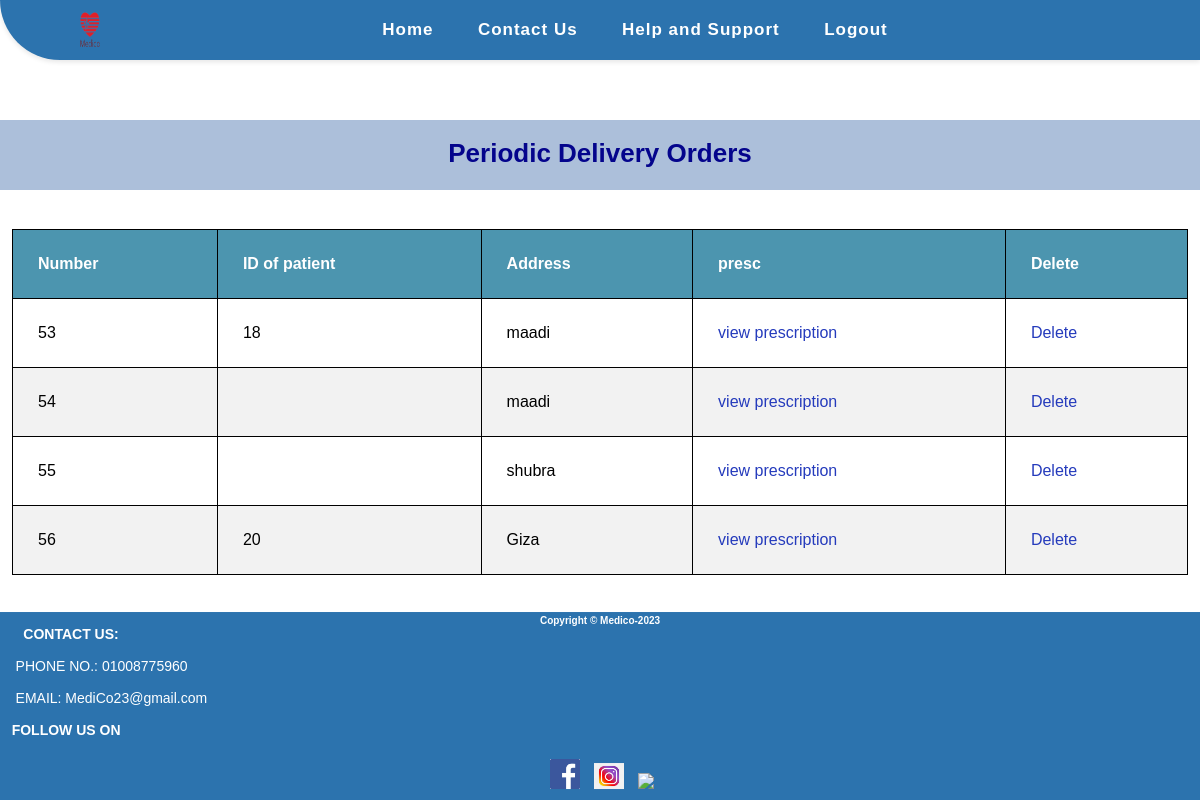
Page /pharmacy/pdm.php (signed in) on the committed database.
### tables this page shows
CREATE TABLE `images` (
  `id` int(11) NOT NULL,
  `patient_id` int(11) DEFAULT NULL,
  `d_id` int(11) DEFAULT NULL,
  `patient_address` varchar(255) NOT NULL,
  `date_of_order` date NOT NULL,
  `time_of_order` time NOT NULL,
  `image` mediumtext NOT NULL,
  `activity` varchar(255) NOT NULL,
  `order_cd` varchar(255) NOT NULL
);

### pharmacy/pdm.php (the view, shortened to what this page needs)
<?php
include "../shared/conn.php";
if (isset($_SESSION['pharmacy'])) {
    $select = "SELECT * FROM `images`
WHERE order_cd = 'yes'";
    $sel = mysqli_query($connect , $select);
?>
<!DOCTYPE html>
<html lang="en">
<head>
    <link rel="stylesheet" href="../CSS/footer.css">
    <link rel="stylesheet" href="../CSS/pharmacy's view.css">
</head>
<body>
    <nav>
        <div class="logo">
            <a href="#"><img src="../Images/Medico_Logo_2_Final-removebg-preview-1.png" height="100px" width="200px" alt="Medico Logo"></a>
        </div>
        <ul class="nav-links">
            <li><a href="./pharmacy_view.php">Home</a></li>
            <li><a href="#">Contact Us</a></li>
            <li><a href="#">Help and Support</a></li>
            <li><a href="../shared/login.php?gbye='1'">Logout</a></li>
        </ul>
    </nav>
    <h1 class="h1_text" id="Requests">Periodic Delivery Orders</h1>
    <table>
        <thead>
            <tr>
                <th>Number</th>
                <th>ID of patient</th>
                <th>Address</th>
                <th>presc</th>
                <th>Delete</th>
            </tr>
        </thead>
        <tbody>
            <?php foreach($sel as $s){ ?>
            <tr>
                <td><?php echo $s['id']; ?></td>
                <td><?php echo $s['patient_id']; ?></td>
                <td><?php echo $s['patient_address']; ?></td>
                <td><a href="periodic_del.php?view=<?php echo $s['id']; ?>">view prescription</a></td>
                <td><a href="pdm.php?delete=<?php echo $s['id']; ?>">Delete</a></td>
            </tr>
            <?php } ?>
        </tbody>
    </table>
    <?php }?>
    <footer class="sticky-footer">
        <div>
            <h6>Copyright &copy Medico-2023</h6>
        </div>
               <div>
               <h4 class="_14">  &nbsp  &nbsp  &nbsp CONTACT US:</h4>
                  <br>    &nbsp  &nbsp PHONE NO.: 01008775960 <br>
                   <br>    &nbsp  &nbsp EMAIL: MediCo23@gmail.com
</div>
<br>
<div class="footer-social-icons">
  <h4 class="r"> &nbsp &nbspFOLLOW US ON</h4>
  <br>
  <ul class="social-icons">
    <li><a href="www.facbook.com">&nbsp<img width=30px hight=40px
          src="../Images/icona1.png"></a></li>
    <li><a href="www.instagram.com"><img width=30px hight=40px
          src="../Images/icona2.png"></a></li></li>
    <li><a href="www.twitter.com"><img width=30px hight=40px
          src="../Images/twitter.jpg"></a></li>
</ul>
</div>
    </footer>
</body>
</html>

### CSS/footer.css (style rules this page uses)
body { min-height: 100vh; }
footer { background-color: #2c73ae; padding: 3px 0; font-size: 14px; color: #fff; }
.sticky-footer { position: sticky; top: 100%; }
footer ul { margin: 0; padding: 0; list-style: none; }
footer ul li { display: inline-block; margin-left: 10px; }
footer ul li:first-child { margin-left: 0; }
a { color: #253bbc; text-decoration: none; }
footer h6 { font-size: 10px; font-weight: bold; color: white; text-align: center; }
.social-icons { text-align: center; margin: 5px 30px; }
html { height: 100%; }
body { display: flex; flex-direction: column; min-height: 100%; }
footer { margin-top: auto; }

### CSS/pharmacy's view.css (style rules this page uses)
* { padding: 0; margin: 0; box-sizing: border-box; font-family: 'Poppins', sans-serif; }
nav { display: flex; justify-content: space-between; align-items: center; background-color: #2c73ae; height: 60px; padding: 0 50px; box-shadow: 0px 2px 5px rgba(0, 0, 0, 0.1); border-bottom-left-radius: 60px; }
.logo { width: 60px; height: 60px; margin-left: 10px; }
.logo img { width: 100%; height: 100%; }
.nav-links { display: flex; justify-content: space-around; width: 50%; }
.nav-links li { list-style: none; }
.nav-links a { color: #ffffff; text-decoration: none; font-weight: bold; font-size: 17px; letter-spacing: 1px; }
.nav-links li { opacity: 1; transition: opacity 0.5s ease-in-out; margin: 10px 0; }
.h1_text { text-align: center; color: rgb(4, 4, 140); font-size: 26px; padding-top: 18px; font-weight: bold; margin-top: 60px; margin-bottom: 20px; background-color: #295aa063; height: 70px; }
table { border-collapse: collapse; width: 98%; margin: auto; }
th, td { text-align: left; padding: 25px; border: 1px solid black; }
th { background-color: #4c95af; color: white; }
tr:nth-child(even) { background-color: #f2f2f2; }

### rows in the picture
images: id "53", patient "18", patient_address "maadi"
images: id "54", patient_address "maadi"
images: id "55", patient_address "shubra"
images: id "56", patient "20", patient_address "Giza"
